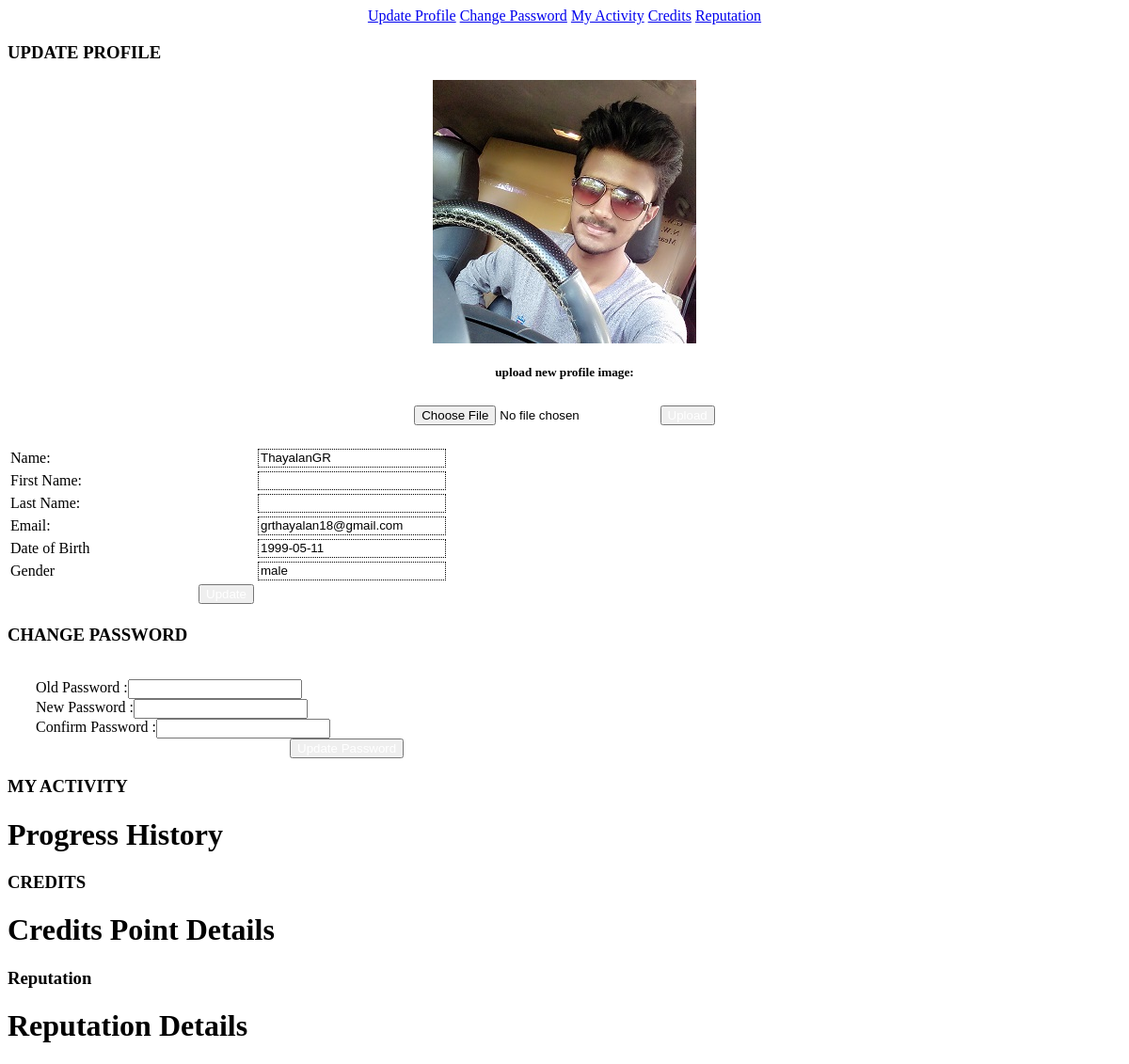
Screenshot of /userprofileold.php (signed in) with the database file from the repository.
### tables this page shows
CREATE TABLE `user` (
  `user_id` int(11) NOT NULL,
  `role_id` int(11) NOT NULL,
  `name` varchar(255) NOT NULL,
  `birthdate` date NOT NULL,
  `gender` varchar(255) NOT NULL,
  `email` varchar(255) NOT NULL,
  `mobile` varchar(12) DEFAULT NULL,
  `password` varchar(255) NOT NULL,
  `activationcode` varchar(255) NOT NULL,
  `forgetpasswordcode` varchar(255) NOT NULL,
  `batchno` varchar(255) NOT NULL,
  `upload_image` varchar(255) NOT NULL,
  `active` int(11) NOT NULL DEFAULT '0',
  `interest` varchar(255) NOT NULL,
  `exception` varchar(255) DEFAULT NULL
);

### userprofileold.php (the view, shortened to what this page needs)
    <div style="text-align:center;">
        <a href="#panel-1" class="btn btn-primary">Update Profile</a>
        <a href="#panel-2" class="btn btn-primary">Change Password</a>
        <a href="#panel-3" class="btn btn-primary">My Activity</a>
        <a href="#panel-4" class="btn btn-primary">Credits</a>
        <a href="#panel-5" class="btn btn-primary">Reputation</a>
</div>
<div class="panel panel-info" id="panel-1">
<div class="panel-heading">
<h3 class="panel-title">UPDATE PROFILE</h3>
</div>
<div class="panel-body" >
<div class="row">
<?php
    include('./dbconnection.php');
    $ret=mysqli_query($DB,"select * from user where user_id='".$_SESSION['userid']."'");
    $row=mysqli_fetch_array($ret);
 ?>
<div class="col-md-3 col-lg-3 " align="center" >
<form name="uploadimage" method="post" action="" enctype="multipart/form-data">
<img alt="User Pic" src="./upload/img/<?php echo $row['upload_image']; ?>" class="img-circle img-responsive">
<h5>upload new profile image:<h5>
<input type="file" name="image">
<input type="submit" style="margin-left:5px; margin-top:5px;" class="btn btn-primary" name="uploadimage" value="Upload";>
</form>
</div>
<div class=" col-md-9 col-lg-9 ">
<table class="table table-user-information">
<tbody>
<form  name="form1" method="post" action="">
<tr>
<td>Name:</td>
<td><input type="text" style="height:20px;" name="name" value="<?php echo $row['name']; ?>"></td>
</tr>
<tr>
<td>First Name:</td>
<td><input type="text" name="fname" style="height:20px;" value="<?php echo $row['first_name']; ?>"></td>
</tr>
<tr>
<td>Last Name:</td>
<td><input type="text" name="lname" style="height:20px;" value="<?php echo $row['last_name']; ?>"></td>
</tr>
<tr>
<td>Email:</td>
<td><input type="text" name="email" style="height:20px;" value="<?php echo $row['email'];?>" readonly ></td>
</tr>
<tr>
<td>Date of Birth</td>
<td><input type="text"  name="dob" style="height:20px;" value="<?php echo $row['birthdate'];?>" readonly ></td>
</tr>
<tr>
<td>Gender</td>
<td><input type="text"  name="gender" style="height:20px;" value="<?php echo $row['gender'];?>" readonly ></td>
</tr>
<tr>
<td><input type="submit" name="profile" class="btn btn-primary" value="Update" ></div></td>
</div>
</div>
</div>
<div class="panel panel-info"  id="panel-2">
<div class="panel-heading">
<h3 class="panel-title">CHANGE PASSWORD</h3><br>
</div>
<div class="panel-body">
<div class="row">
<form class="form-horizontal style-form" name="form3" method="post" action="" onSubmit="return valid();">
<div class="form-group">
<label  style="float:left; margin-left:30px;" >Old Password : </label>
<div class="col-sm-6" id="old">
<input type="password" class="form-control" name="oldpass" value="" >
</div>
</div>
<div class="form-group">
<label  style="float:left; margin-left:30px;" >New Password : </label>
<div class="col-sm-6">
<input type="password" class="form-control" name="newpass" value="" >
</div>
</div>
<div class="form-group">
<label for="old" style="float:left; margin-left:30px;" >Confirm Password : </label>
<div class="col-sm-6">
<input type="password" class="form-control" name="confirmpassword" value="" >
</div>
</div>
<div style="margin-left:100px;">
<input type="submit" name="passwordupdate" value="Update Password" class="btn btn-theme"></div>
</form>
</div>
</div>
</div>
<div class="panel panel-info" id="panel-3">
<div class="panel-heading"><h3 class="panel-title">MY ACTIVITY</h3></div>
<div class="panel-body"><h1>Progress History </h1></div>
</div>
<div class="panel panel-info" id="panel-4">
<div class="panel-heading">
<h3 class="panel-title">CREDITS</h3></div>
<div class="panel-body"><h1>Credits Point Details</h1></div>
</div>
<div class="panel panel-info" id="panel-5">
<div class="panel-heading">
<h3 class="panel-title">Reputation</h3></div>
<div class="panel-body"><h1>Reputation Details</h1></div>
</div>

### userprofileold.php (style rules this page uses)
input[type=text] { width:200px; height:10px; border:1px dotted; background-color:transparent; }
input[type=submit] { margin-left:200px; color:white; }
.table-user-information > tbody > tr { border-top: 1px solid rgb(221, 221, 221); }
.table-user-information > tbody > tr > td { border-top: 0; }

### rows the page displays
user: upload_image (picture), name "ThayalanGR", email "grthayalan18@gmail.com", dob "1999-05-11", gender "male"
